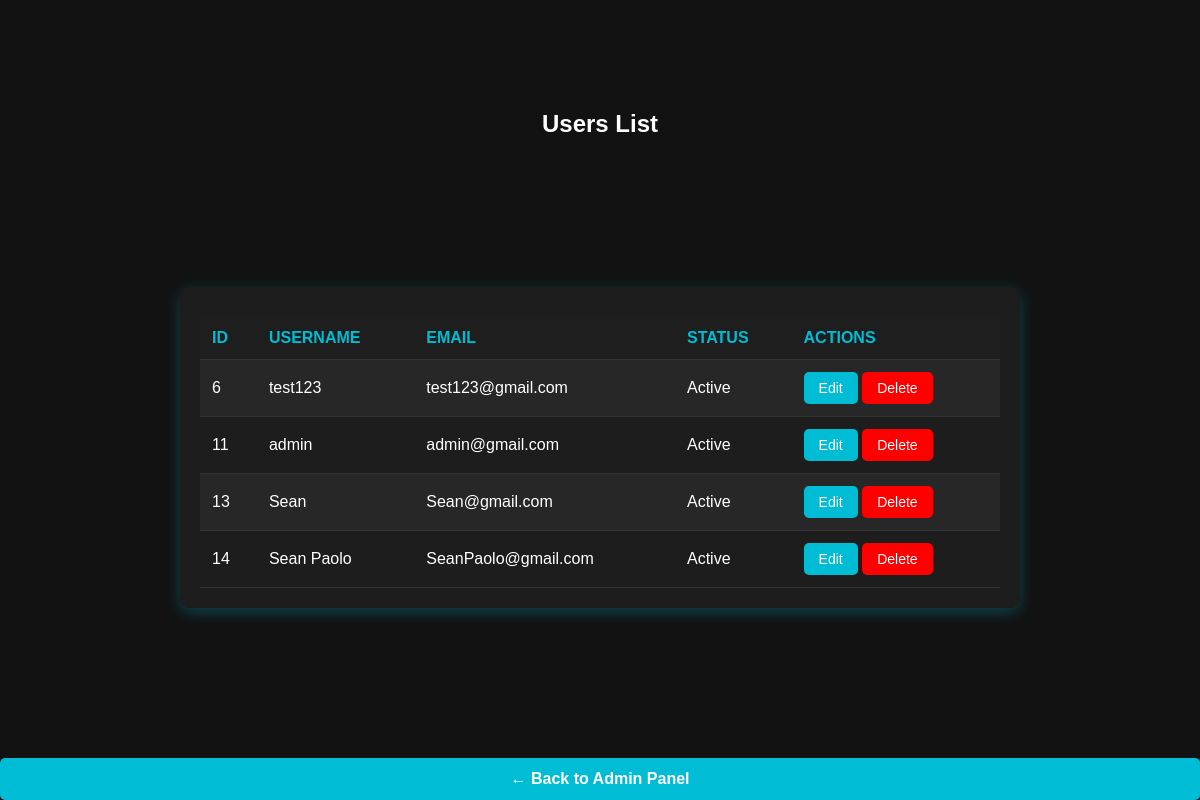
The app's page /DWEB/admin/users.php (signed in) with its own data.
### tables this page shows
CREATE TABLE `users` (
  `id` int(11) NOT NULL,
  `username` varchar(50) NOT NULL,
  `email` varchar(100) NOT NULL,
  `password` varchar(255) NOT NULL,
  `created_at` timestamp NOT NULL DEFAULT current_timestamp(),
  `is_admin` tinyint(1) NOT NULL DEFAULT 0,
  `status` enum('Active','Blocked') DEFAULT 'Active'
);

### DWEB/admin/users.php (the view, shortened to what this page needs)
<?php
require '../includes/config.php';
$conn->query("ALTER TABLE users ADD COLUMN IF NOT EXISTS status ENUM('Active', 'Blocked') DEFAULT 'Active'");
$query = "SELECT id, username, email, status FROM users";
$result = $conn->query($query);
?>
<!DOCTYPE html>
<html lang="en">
<head>
    <link rel="stylesheet" href="../css/styles.css">
</head>
<body>
    <h2>Users List</h2>
    <div class="table-container">
        <table>
            <tr>
                <th>ID</th>
                <th>Username</th>
                <th>Email</th>
                <th>Status</th>
                <th>Actions</th>
            </tr>
            <?php while ($row = $result->fetch_assoc()) { ?>
            <tr>
                <td><?= $row['id'] ?></td>
                <td><?= htmlspecialchars($row['username']) ?></td>
                <td><?= htmlspecialchars($row['email']) ?></td>
                <td><?= $row['status'] ?></td>
                <td>
                    <button class="edit-btn" onclick="showEditForm('<?= $row['id'] ?>', '<?= htmlspecialchars($row['username']) ?>', '<?= htmlspecialchars($row['email']) ?>', '<?= $row['status'] ?>')">Edit</button>
                    <form method="post" style="display:inline;">
                        <button type="submit" name="delete_user" class="delete-btn">Delete</button>
                    </form>
                </td>
            </tr>
            <?php } ?>
        </table>
    </div>
    <a href="admin.php" class="back-btn">← Back to Admin Panel</a>
</body>
</html>

### DWEB/css/styles.css (style rules this page uses)
body { font-family: 'Poppins', sans-serif; margin: 0; padding: 0; background-color: #1a1a1a; color: white; display: flex; flex-direction: column; min-height: 100vh; padding-top: 90px; box-sizing: border-box; }

### DWEB/admin/users.php (style rules this page uses)
body { font-family: 'Poppins', sans-serif; background-color: #121212; color: white; text-align: center; }
.table-container { width: 90%; max-width: 800px; background: rgba(30, 30, 30, 0.9); padding: 20px; border-radius: 10px; box-shadow: 0px 4px 15px rgba(0, 188, 212, 0.3); overflow-x: auto; margin: auto; }
table { width: 100%; border-collapse: collapse; margin-top: 10px; }
th, td { padding: 12px; text-align: left; border-bottom: 1px solid #333; color: white; }
th { background-color: #1e1e1e; color: #00bcd4; text-transform: uppercase; }
tr:nth-child(even) { background-color: rgba(50, 50, 50, 0.5); }
.edit-btn, .delete-btn { padding: 8px 15px; border: none; color: white; cursor: pointer; border-radius: 5px; font-size: 14px; }
.edit-btn { background: #00bcd4; }
.delete-btn { background: red; }
.back-btn { display: inline-block; padding: 12px 20px; font-size: 16px; font-weight: bold; color: white; background-color: #00bcd4; border-radius: 5px; text-decoration: none; transition: 0.3s; margin-top: 20px; }

### records on screen
users: id "6", username "test123", email "test123@gmail.com", status "Active"
users: id "11", username "admin", email "admin@gmail.com", status "Active"
users: id "13", username "Sean", email "Sean@gmail.com", status "Active"
users: id "14", username "Sean Paolo", email "SeanPaolo@gmail.com", status "Active"
